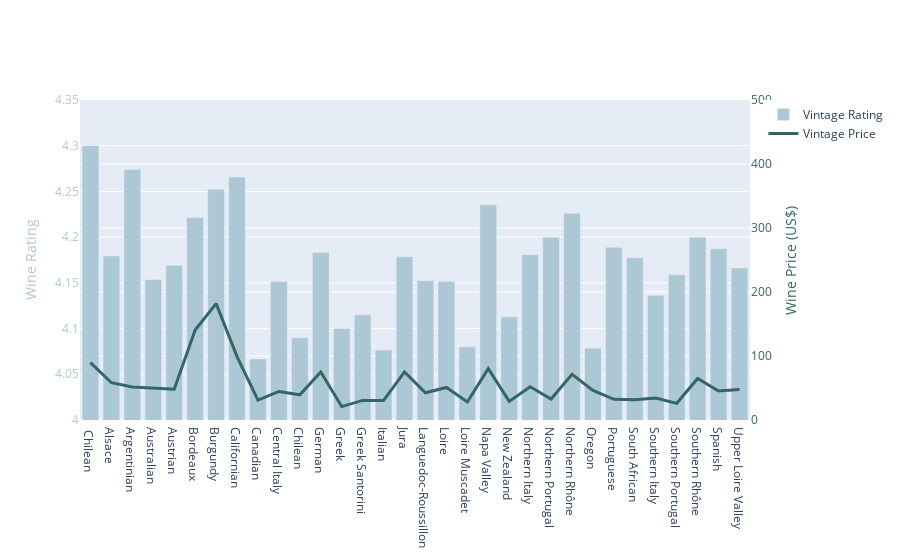

Notebook cell for this chart:
### Code cell
# Create axis objects

fig.update_layout(
      xaxis=dict(
          domain=[0, 1]                 #Sets the domain of this axis (in plot fraction). Play with the numbers to see how it affects the plot
      ),
    yaxis=dict(                         
        title="Wine Rating",               #Add an axis title for the primary axis
        titlefont=dict(
            color="#acc8d4"               #Make the color of the y-axis the same as the bar color
        ),
        tickmode ='array',
        ticktext = df4['VintageRating'],
        tickfont=dict(
            color="#acc8d4"           
        ),
        range = [4, 4.35]
    ),
    yaxis2=dict(
        title="Wine Price (US$)",  #Add axis title for the second y-axis
        titlefont=dict(
            color="#336666"              #Make the color of the second y-axis the same as its corresponding line color
        ),
        tickmode ='array',
        ticktext = df4['VintagePrice'],
        tickfont=dict(
            color="#336666"
        ),
        anchor="x",                   #If set to "free", this axis' position is determined by 'position'.
        overlaying="y",
        side="right",
        
        range=[0, 500]

    ),
    )

##fig.update_yaxes(range=[4.0, 4.4])


fig.show()

### Figure 1 — Plotly figure (JSON) as saved in the notebook; plotly's stock layout.template omitted (floating-point values rounded to 4 significant figures)
{"data": [{"marker": {"color": "#acc8d4"}, "name": "Vintage Rating", "type": "bar", "x": [" Chilean", "Alsace", "Argentinian", "Australian", "Austrian", "Bordeaux", "Burgundy", "Californian", "Canadian", "Central Italy", "Chilean", "German", "Greek", "Greek Santorini", "Italian", "Jura", "Languedoc-Roussillon", "Loire", "Loire Muscadet", "Napa Valley", "New Zealand", "Northern Italy", "Northern Portugal", "Northern Rhône", "Oregon", "Portuguese", "South African", "Southern Italy", "Southern Portugal", "Southern Rhône", "Spanish", "Upper Loire Valley"], "y": [4.3, 4.179, 4.274, 4.154, 4.169, 4.221, 4.252, 4.266, 4.067, 4.152, 4.09, 4.183, 4.1, 4.115, 4.076, 4.179, 4.152, 4.151, 4.08, 4.235, 4.113, 4.181, 4.2, 4.226, 4.079, 4.189, 4.178, 4.136, 4.159, 4.2, 4.187, 4.166]}, {"hoverinfo": "text", "line": {"color": "#336666", "width": 3}, "mode": "lines", "name": "Vintage Price", "type": "scatter", "x": [" Chilean", "Alsace", "Argentinian", "Australian", "Austrian", "Bordeaux", "Burgundy", "Californian", "Canadian", "Central Italy", "Chilean", "German", "Greek", "Greek Santorini", "Italian", "Jura", "Languedoc-Roussillon", "Loire", "Loire Muscadet", "Napa Valley", "New Zealand", "Northern Italy", "Northern Portugal", "Northern Rhône", "Oregon", "Portuguese", "South African", "Southern Italy", "Southern Portugal", "Southern Rhône", "Spanish", "Upper Loire Valley"], "y": [89.65, 58.27, 51.63, 49.54, 48.04, 140.6, 181.9, 99.14, 31.13, 44.59, 39.36, 75.19, 20.99, 30.62, 30.51, 75.04, 42.6, 50.81, 28.15, 80.24, 29.11, 51.93, 32.8, 71.32, 46.34, 32.35, 31.74, 34.41, 26.05, 64.81, 45.38, 47.6], "yaxis": "y2"}], "layout": {"autosize": true, "xaxis": {"autorange": true, "domain": [0, 1], "range": [-0.5, 31.5], "type": "category"}, "yaxis": {"range": [4, 4.35], "tickfont": {"color": "#acc8d4"}, "tickmode": "array", "ticktext": [4.3, 4.179, 4.274, 4.154, 4.169, 4.221, 4.252, 4.266, 4.067, 4.152, 4.09, 4.183, 4.1, 4.115, 4.076, 4.179, 4.152, 4.151, 4.08, 4.235, 4.113, 4.181, 4.2, 4.226, 4.079, 4.189, 4.178, 4.136, 4.159, 4.2, 4.187, 4.166], "title": {"font": {"color": "#acc8d4"}, "text": "Wine Rating"}, "type": "linear"}, "yaxis2": {"anchor": "x", "overlaying": "y", "range": [0, 500], "side": "right", "tickfont": {"color": "#336666"}, "tickmode": "array", "ticktext": [89.65, 58.27, 51.63, 49.54, 48.04, 140.6, 181.9, 99.14, 31.13, 44.59, 39.36, 75.19, 20.99, 30.62, 30.51, 75.04, 42.6, 50.81, 28.15, 80.24, 29.11, 51.93, 32.8, 71.32, 46.34, 32.35, 31.74, 34.41, 26.05, 64.81, 45.38, 47.6], "title": {"font": {"color": "#336666"}, "text": "Wine Price (US$)"}, "type": "linear"}}}
